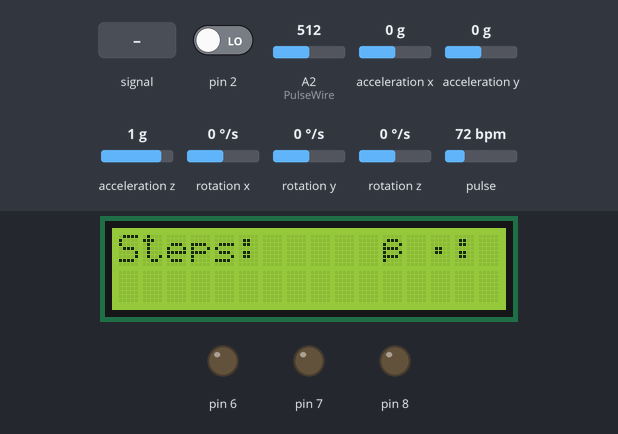
Simulated run of this sketch. Board: Arduino Uno, built with avr-gcc and run on an emulated ATmega328P. On the bench: 16×2 character LCD, output pins drawn as LEDs (lit = HIGH). The inputs (shaded band) are chosen by the test bench; at power-on: rotation z 0 °/s, acceleration x 0 g, acceleration z 1 g, A2 (PulseWire) = 512, pin 2 LOW, acceleration y 0 g, rotation x 0 °/s, rotation y 0 °/s, pulse 72 bpm. The sensor or clock chip raises its interrupt line as the real part does; what the sketch prints to the serial monitor is not drawn.

Above: at 1.7 s.
1.8 s: rotation z set to -12 °/s
4.8 s: rotation z set to -16 °/s
At 5.5 s:
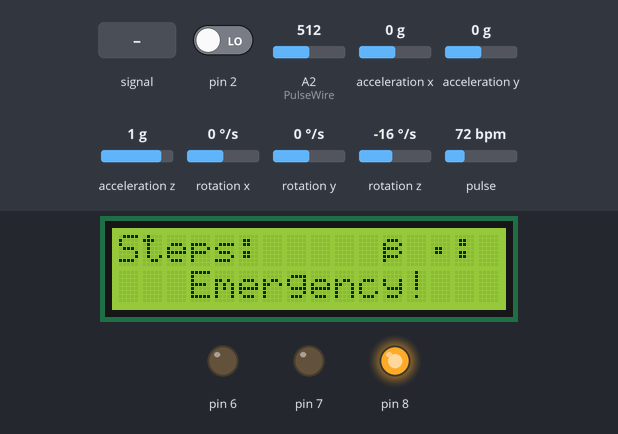
7.8 s: acceleration x set to -1.4 g
At 9.1 s:
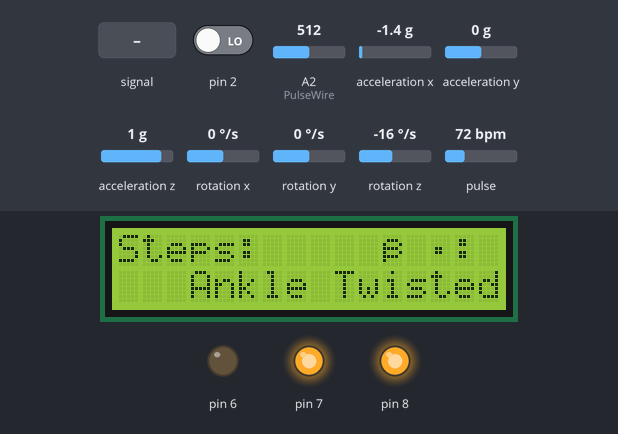
10.8 s: A2 (PulseWire) fed a 200 Hz sine of ±81 counts around its level
At 12.3 s:
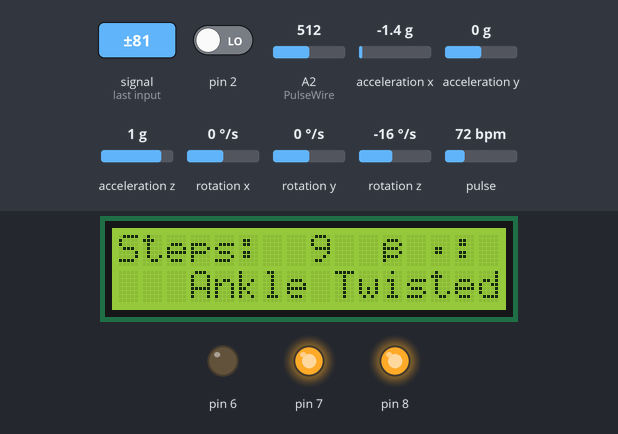
13.8 s: acceleration z set to -1.4 g
At 15.52 s:
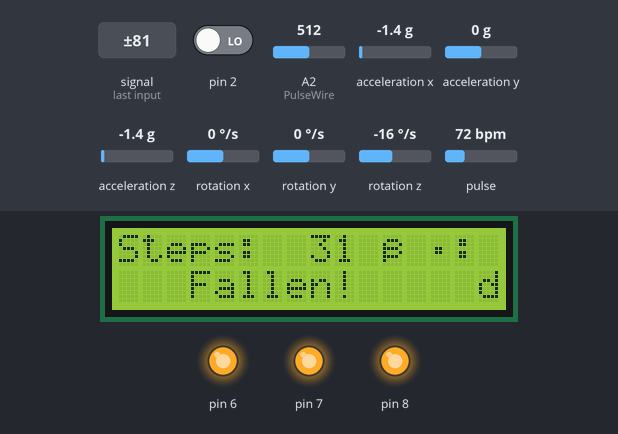
15.8 s: A2 (PulseWire) set to 17
18.8 s: A2 (PulseWire) set to 14
Timing chart, 0 to 47.2 s (numbered marks = the images above; inputs shaded):
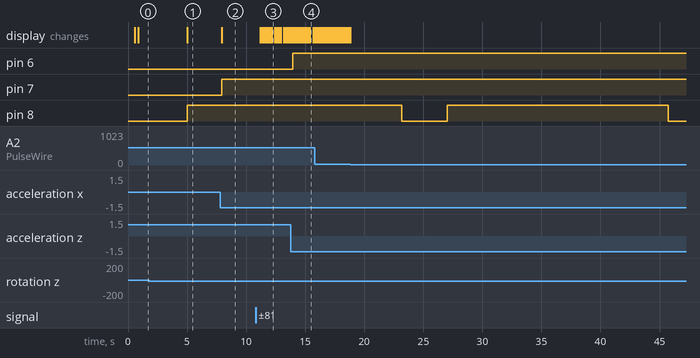

The sketch:

Feetwings_final_prototype.ino
```cpp
/*Code developed by Anmol Punetha*/

#define USE_ARDUINO_INTERRUPTS true    // Set-up low-level interrupts for most acurate BPM math.
#include <PulseSensorPlayground.h>
#include <LiquidCrystal_I2C.h>
#include <SoftwareSerial.h>
#include "I2Cdev.h"
#include "MPU6050_6Axis_MotionApps20.h"
#if I2CDEV_IMPLEMENTATION == I2CDEV_ARDUINO_WIRE
#include "Wire.h"
#endif

MPU6050 mpu;
#define OUTPUT_READABLE_YAWPITCHROLL

// declaring the   pins
const int PulseWire = A2;
const int rxPin = 3;
const int txPin = 4;
const int piezo = A2;

// creating instances required
PulseSensorPlayground pulseSensor;
LiquidCrystal_I2C lcd(0x27,16,2);
SoftwareSerial BTserial(rxPin, txPin);

// variables used
uint8_t steps ;  // set =1 if necesasry
int count=1 ;
const int pulse_threshold = 505;
const int tap_threshold = 16; // at 5k resistance
uint8_t  sensorReading = 0;
String yaw_check ;
String pitch_check ;
String roll_check;
uint8_t beats ;

unsigned int time_elapsed;
bool dmpReady = false;
uint8_t mpuIntStatus;
uint8_t devStatus;
uint16_t packetSize;
uint16_t fifoCount;
uint8_t fifoBuffer[64];
Quaternion q;
VectorFloat gravity;
float ypr[3];
volatile bool mpuInterrupt = false;
void dmpDataReady()
   {   mpuInterrupt = true; }

/**********************************************************MAIN-CODE***********************************************************************/
void setup() {
  Serial.begin(9600);
  BTserial.begin(9600);
  pulseSensor.analogInput(PulseWire);
  pulseSensor.setThreshold(pulse_threshold);

  #if I2CDEV_IMPLEMENTATION == I2CDEV_ARDUINO_WIRE
      Wire.begin();
      TWBR = 24; // 400kHz I2C clock (200kHz if CPU is 8MHz)
  #elif I2CDEV_IMPLEMENTATION == I2CDEV_BUILTIN_FASTWIRE
      Fastwire::setup(400, true);
  #endif

   mpu.initialize();
   devStatus = mpu.dmpInitialize();
   mpu.setXGyroOffset(146);
   mpu.setYGyroOffset(-29);
   mpu.setZGyroOffset(76);
   mpu.setZAccelOffset(2048);

   if (devStatus == 0) {
        mpu.setDMPEnabled(true);
        attachInterrupt(0, dmpDataReady, RISING);
        mpuIntStatus = mpu.getIntStatus();
        dmpReady = true;
        packetSize = mpu.dmpGetFIFOPacketSize();
    }

    pinMode(6, OUTPUT);
    pinMode(7, OUTPUT);
    pinMode(8, OUTPUT);

    lcd.init();
    lcd.backlight();
}
void loop() {

   if (!dmpReady) return;
    mpuInterrupt = false;
    mpuIntStatus = mpu.getIntStatus();
    fifoCount = mpu.getFIFOCount();
    // check for overflow (this should never happen unless our code is too inefficient)
    if ((mpuIntStatus & 0x10) || fifoCount == 1024) {
        mpu.resetFIFO();}
    else if (mpuIntStatus & 0x02) {
        while (fifoCount < packetSize) fifoCount = mpu.getFIFOCount();
        mpu.getFIFOBytes(fifoBuffer, packetSize);
        fifoCount -= packetSize;
        #ifdef OUTPUT_READABLE_YAWPITCHROLL
            mpu.dmpGetQuaternion(&q, fifoBuffer);
            mpu.dmpGetGravity(&gravity, &q);
            mpu.dmpGetYawPitchRoll(ypr, &q, &gravity);
        #endif
    }

      // Setting the lcd's cursor for constant texts
      lcd.setCursor(0,0);
      lcd.print("Steps:");
      lcd.setCursor(0,1);
      lcd.print("                ");


      // Sending data to bluetooth
      steps = stepsCount();
      BTserial.print(steps);                                      // value 1 = steps
      BTserial.print(",");

      yaw_check = yawCheck();
      BTserial.print(yaw_check);                                  // value 2 = yaw check
      BTserial.print(",");

      pitch_check = pitchCheck();
      BTserial.print(pitch_check);                                // value 3 = pitch check
      BTserial.print(",");

      roll_check = rollCheck();
      BTserial.print(roll_check);                                 // value 4 = roll check
      BTserial.print(",");

      beats = pulseBPM();
      BTserial.print(beats);                                      // value 5 = BPM
      BTserial.print(",");

      BTserial.print(ypr[0]* 180/M_PI);                            // value 6 = yaw
      BTserial.print(",");
      BTserial.print(ypr[1]* 180/M_PI);                            // value 7 = pitch
      BTserial.print(",");
      BTserial.print(ypr[2]* 180/M_PI);                            // value 8 = roll
      BTserial.print(";");

}
int stepsCount(){
     sensorReading = analogRead(piezo);
      if (sensorReading >= tap_threshold)
           {  if(count>=1){
              lcd.setCursor(8,0);
              lcd.print(count);
              count=count+1;}
           }
      return count-1;
}

String yawCheck(){
  String y;
      if (((ypr[0] * 180/M_PI) > 40.00) || ((ypr[0] * 180/M_PI) < -40.00))
           {
              digitalWrite(8, HIGH);
              lcd.setCursor(3,1);
              lcd.print("Emergency!");
              y = "Emergency!   " ;
           }
       else{
              digitalWrite(8, LOW);
              y = "Normal" ;
           }

         return y ;
}

String pitchCheck(){
  String p;
    if (((ypr[1] * 180/M_PI) > 30.00) || ((ypr[1] * 180/M_PI) < -30.00))
           {
              digitalWrite(7, HIGH);
              lcd.setCursor(3,1);
              lcd.print("Ankle Twisted!");
              p = "Ankle Twisted!";
           }

       else{
              digitalWrite(7, LOW);
              p = "Normal" ;
           }

           return p;
}

String rollCheck(){
  String r;
       if (((ypr[2] * 180/M_PI) > 40.00) || ((ypr[2] * 180/M_PI) < -40.00))
           {
              digitalWrite(6, HIGH);
              lcd.setCursor(3,1);
              lcd.print("Fallen!     ");
              r = "Fallen !" ;
           }
       else{
              digitalWrite(6, LOW);
              r = "Normal";
           }
           return r;
}

int pulseBPM(){
      int myBPM = pulseSensor.getBeatsPerMinute();
      int val = analogRead(PulseWire);
      if (pulseSensor.sawStartOfBeat())
        {  Serial.print("BPM: ");
           Serial.println(val);
           lcd.setCursor(11,0);
           lcd.print("♥: ");
           lcd.print(myBPM);
        }
      return myBPM;
}
```

Measured:
- the behaviour switches between -13 and -14 °/s on rotation z (found by bisection; images 0 and 1)
- after the input at 1.8 s, every drawn part: stays the same
- after the input at 7.8 s, pin 7: LOW → HIGH after 0.12 s; the display: changes after 0.13 s (image 2)
- after the input at 10.8 s, the display: first changes after 0.39 s (image 3 shows a later state)
- after the input at 13.8 s, pin 6: LOW → HIGH after 0.16 s; the display: first differs from a run without the input after 0.17 s (image 4 shows a later state)
